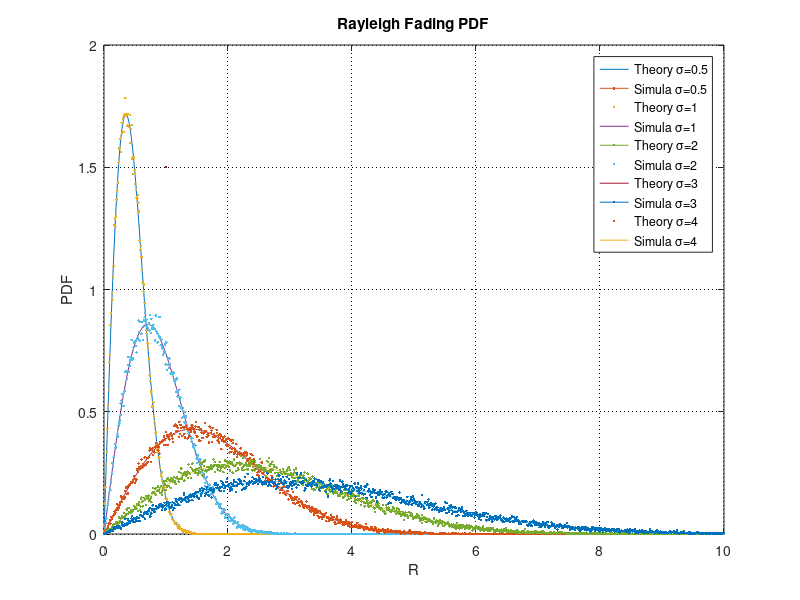

Source code (MATLAB):
%-----------------------Rayleigh信道衰落系数的计算-------------------------%
clc
clear
close all

sigma_ = [0.5 1 2 3 4];
figure(1);
for i = 1:length(sigma_)
    sigma = sigma_(i);
    %-----理论图形-----%
    V = 0:0.01:10;
    pdf_rayleigh = (2*V/sigma^2).*exp(-V.^2/sigma^2);
    plot(V, pdf_rayleigh,'-',LineWidth=1.5);
    hold on;
    %-----仿真图形-----%
    N = 10^5;                                         %测试样本点数
    x = sqrt(sigma^2/2)*randn(2,N)+0;                 %产生均值为0,方差为sigma^2/2的高斯随机变量
    xx = x(1,:) + sqrt(-1)*x(2,:);
    R = abs(xx);                                      %信号包络(理论上服从瑞利分布)

    k = 0:0.01:10;                                    %统计区间
    dk = 0.01;                                        %组距
    p = [];
    for i = 1:(length(k)-1)
        num = length(find(R >= k(i) & R < k(i+1)));   %找到R里面介于k(i)和k(i+1)的元素的个数
        p = [p num/length(R)];                        %得到R中的值介于k(i)和k(i+1)的概率
    end
    pdf = p/dk;                                       %概率除以组距即可得到概率密度
    k_new = 0.005:0.01:(10-0.005);                    %取一组的中值表征这个区间
    plot(k_new, pdf,'.');
    grid on;
    set(gca,'GridLineStyle',':','GridColor','k','GridAlpha',1);
    xlabel('R');
    ylabel('PDF');
    title('Rayleigh Fading PDF');
    legend('Theory \sigma=0.5','Simula \sigma=0.5','Theory \sigma=1','Simula \sigma=1',...
        'Theory \sigma=2','Simula \sigma=2','Theory \sigma=3','Simula \sigma=3',...
        'Theory \sigma=4','Simula \sigma=4');
end

save data.mat
print('-f1','-dpng','savepic1.png'); 
